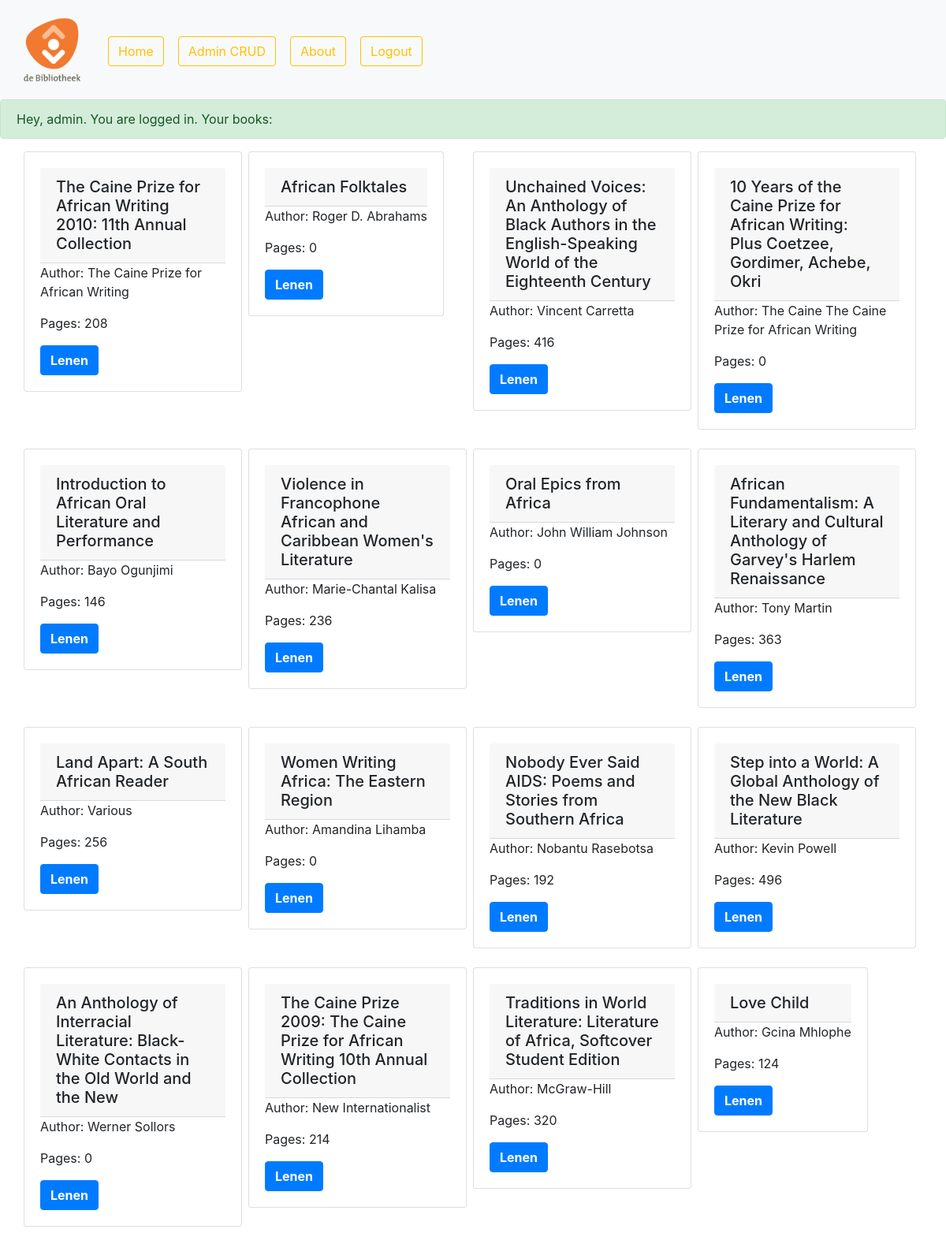
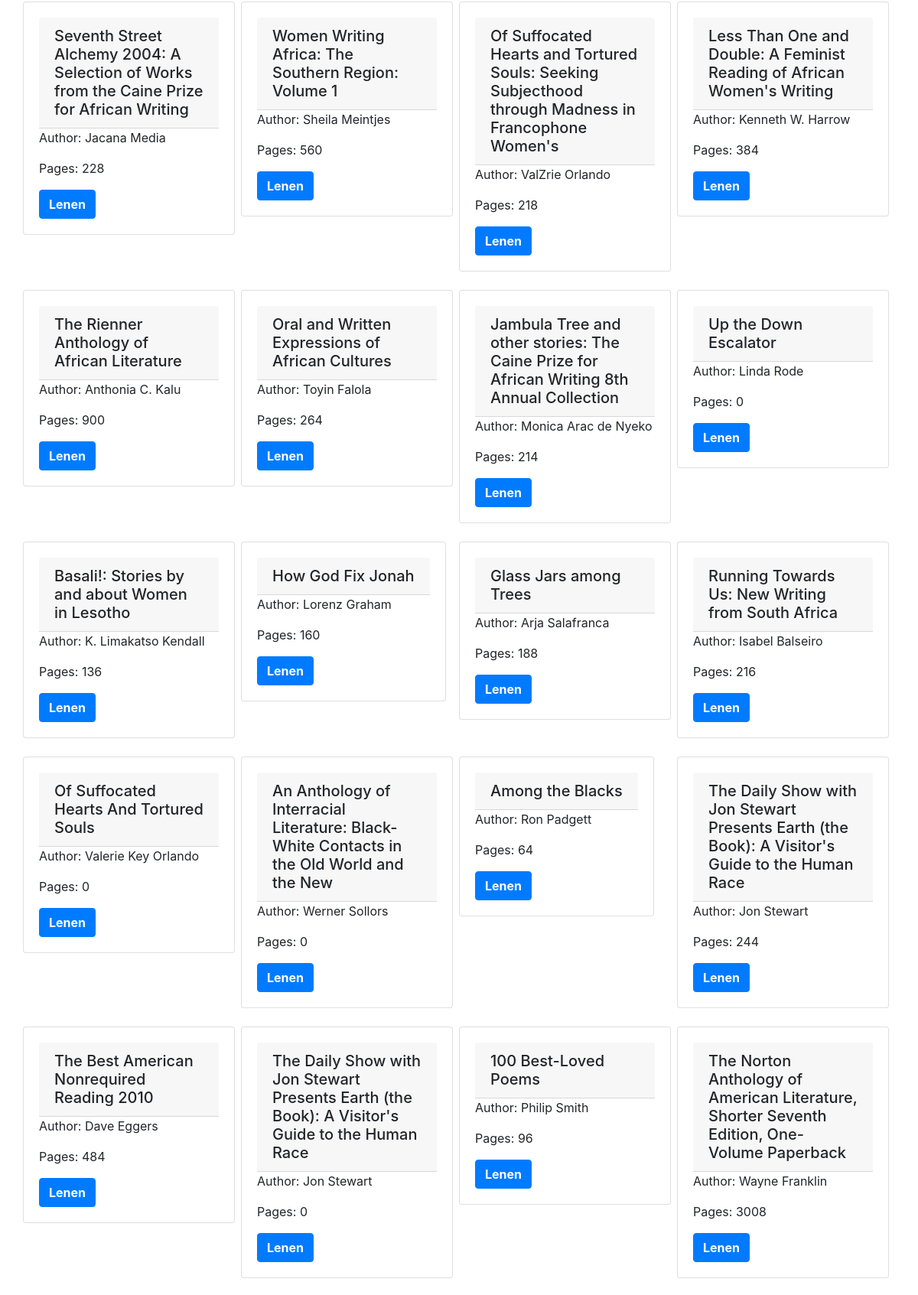
/ (signed in, upper part), run on the app's committed database (2 pictures, top to bottom).
### tables this page shows
CREATE TABLE `bibliotheek` (
  `bibliotheekid` int(11) NOT NULL,
  `title` varchar(255) NOT NULL,
  `author` varchar(255) NOT NULL,
  `isbn13` int(50) NOT NULL,
  `format` varchar(255) NOT NULL,
  `publisher` varchar(255) NOT NULL,
  `pages` int(11) NOT NULL,
  `dimensions` varchar(255) NOT NULL,
  `overview` varchar(255) NOT NULL
);

### views/logged_in.php (the view, shortened to what this page needs)
<div class="alert alert-success" role="alert">
Hey, <?php echo $_SESSION['user_name']; ?>. You are logged in.
Your books:
</div>
<div class="container">
    <div class="card-group">
        <div class='row'>
            <?php
        $liqry = $con->prepare("SELECT bibliotheekid, title, author, isbn13, format, publisher, pages, dimensions, overview FROM bibliotheek");
        if ($liqry === false) {
            echo mysqli_error($con);
        } else {
            $liqry->bind_result($id, $title, $author, $isbn13, $format, $publisher, $pages, $dimensions, $overview);
            if ($liqry->execute()) {
                $liqry->store_result();
                while ($liqry->fetch()) {
                    ?>
            <?php
                    $locationonclick = "' onclick='location.href=\"login.php?id=" . $id . "\"'";
                    ?>
            <div class='col-md-3 '>
                <div class='mr-2'>
                    <div class="row">
                        <div class='card' <?php echo $locationonclick  ?>>
                            <div class='card-body'>
                                <h5 class='card-header'><?php echo $title ?></h5>
                                <p class='card-text'>Author: <?php echo $author?></p>
                                <p class='card-text'>Pages: <?php echo $pages?></p>
                                <div class='read-more-place'>
                                    <button class='btn btn-primary btn-default'><b>Lenen</b></button>
                                </div>
                            </div>
                        </div>
                    </div>
                </div>
                <br>
            </div>
            <?php
                }
            }
        }
        ?>
        </div>
    </div>
</div>

### data on the page
bibliotheek: title "The Caine Prize for African Writing 2010: 11th Annual Collection", author "The Caine Prize for African Writing", pages "208"
bibliotheek: title "African Folktales", author "Roger D. Abrahams", pages "0"
bibliotheek: title "Unchained Voices: An Anthology of Black Authors in the English-Speaking World of the Eighteenth Century", author "Vincent Carretta", pages "416"
bibliotheek: title "10 Years of the Caine Prize for African Writing: Plus Coetzee, Gordimer, Achebe, Okri", author "The Caine The Caine Prize for African Writing", pages "0"
bibliotheek: title "Introduction to African Oral Literature and Performance", author "Bayo Ogunjimi", pages "146"
bibliotheek: title "Violence in Francophone African and Caribbean Women's Literature", author "Marie-Chantal Kalisa", pages "236"
bibliotheek: title "Oral Epics from Africa", author "John William Johnson", pages "0"
bibliotheek: title "African Fundamentalism: A Literary and Cultural Anthology of Garvey's Harlem Renaissance", author "Tony Martin", pages "363"
bibliotheek: title "Land Apart: A South African Reader", author "Various", pages "256"
bibliotheek: title "Women Writing Africa: The Eastern Region", author "Amandina Lihamba", pages "0"
bibliotheek: title "Nobody Ever Said AIDS: Poems and Stories from Southern Africa", author "Nobantu Rasebotsa", pages "192"
bibliotheek: title "Step into a World: A Global Anthology of the New Black Literature", author "Kevin Powell", pages "496"
bibliotheek: title "An Anthology of Interracial Literature: Black-White Contacts in the Old World and the New", author "Werner Sollors", pages "0"
bibliotheek: title "The Caine Prize 2009: The Caine Prize for African Writing 10th Annual Collection", author "New Internationalist", pages "214"
bibliotheek: title "Traditions in World Literature: Literature of Africa, Softcover Student Edition", author "McGraw-Hill", pages "320"
bibliotheek: title "Love Child", author "Gcina Mhlophe", pages "124"
bibliotheek: title "Seventh Street Alchemy 2004: A Selection of Works from the Caine Prize for African Writing", author "Jacana Media", pages "228"
bibliotheek: title "Women Writing Africa: The Southern Region: Volume 1", author "Sheila Meintjes", pages "560"
bibliotheek: title "Of Suffocated Hearts and Tortured Souls: Seeking Subjecthood through Madness in Francophone Women's", author "ValZrie Orlando", pages "218"
bibliotheek: title "Less Than One and Double: A Feminist Reading of African Women's Writing", author "Kenneth W. Harrow", pages "384"
bibliotheek: title "The Rienner Anthology of African Literature", author "Anthonia C. Kalu", pages "900"
bibliotheek: title "Oral and Written Expressions of African Cultures", author "Toyin Falola", pages "264"
bibliotheek: title "Jambula Tree and other stories: The Caine Prize for African Writing 8th Annual Collection", author "Monica Arac de Nyeko", pages "214"
bibliotheek: title "Up the Down Escalator", author "Linda Rode", pages "0"
bibliotheek: title "Basali!: Stories by and about Women in Lesotho", author "K. Limakatso Kendall", pages "136"
bibliotheek: title "How God Fix Jonah", author "Lorenz Graham", pages "160"
bibliotheek: title "Glass Jars among Trees", author "Arja Salafranca", pages "188"
bibliotheek: title "Running Towards Us: New Writing from South Africa", author "Isabel Balseiro", pages "216"
bibliotheek: title "Of Suffocated Hearts And Tortured Souls", author "Valerie Key Orlando", pages "0"
bibliotheek: title "An Anthology of Interracial Literature: Black-White Contacts in the Old World and the New", author "Werner Sollors", pages "0"
bibliotheek: title "Among the Blacks", author "Ron Padgett", pages "64"
bibliotheek: title "The Daily Show with Jon Stewart Presents Earth (the Book): A Visitor's Guide to the Human Race", author "Jon Stewart", pages "244"
bibliotheek: title "The Best American Nonrequired Reading 2010", author "Dave Eggers", pages "484"
bibliotheek: title "The Daily Show with Jon Stewart Presents Earth (the Book): A Visitor's Guide to the Human Race", author "Jon Stewart", pages "0"
bibliotheek: title "100 Best-Loved Poems", author "Philip Smith", pages "96"
bibliotheek: title "The Norton Anthology of American Literature, Shorter Seventh Edition, One-Volume Paperback", author "Wayne Franklin", pages "3008"

### other printed values
$_SESSION['user_name'] "admin"
